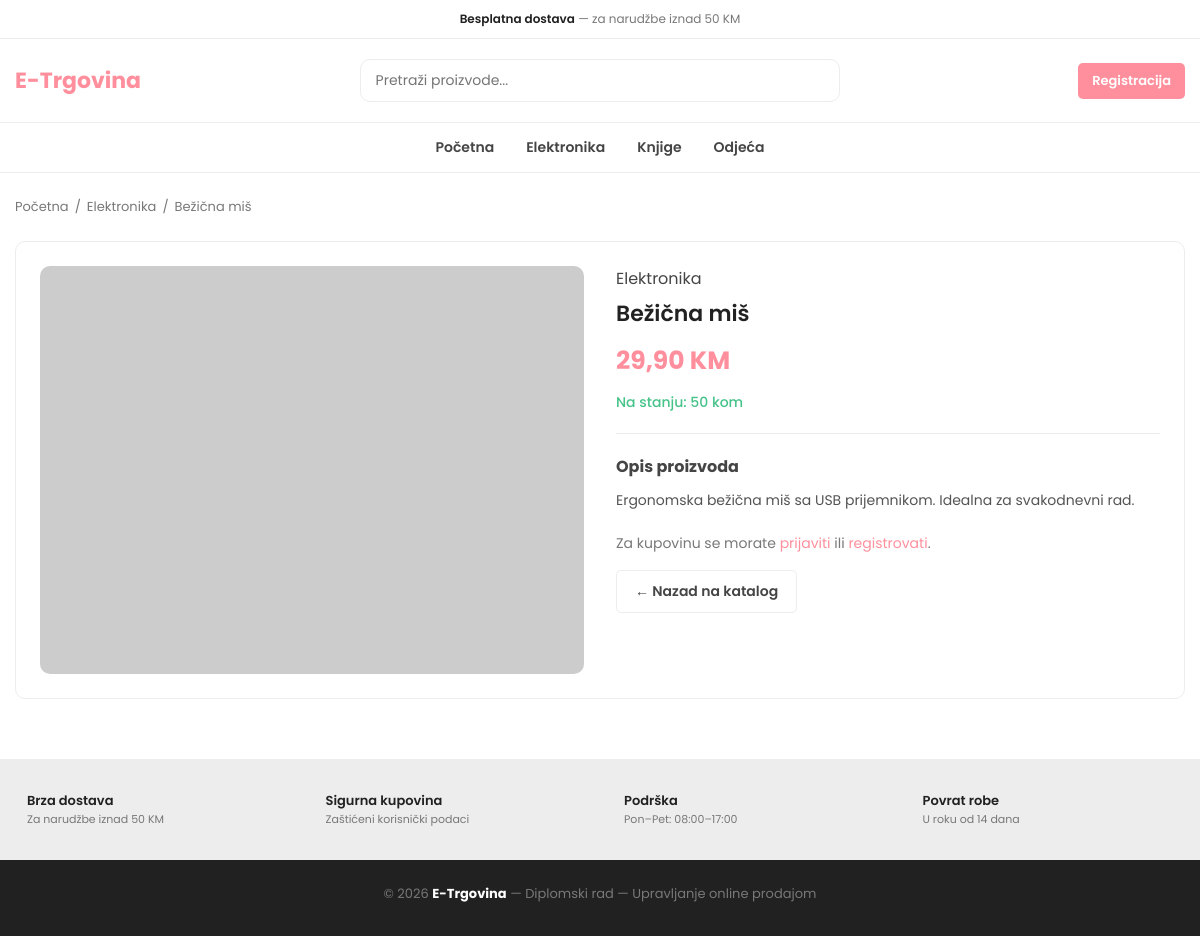
Screenshot of /product.php?id=1 with the database file from the repository.
### tables this page shows
CREATE TABLE IF NOT EXISTS categories (
    id INT AUTO_INCREMENT PRIMARY KEY,
    name VARCHAR(100) NOT NULL UNIQUE,
    description TEXT,
    created_at TIMESTAMP DEFAULT CURRENT_TIMESTAMP
);

CREATE TABLE IF NOT EXISTS products (
    id INT AUTO_INCREMENT PRIMARY KEY,
    category_id INT NOT NULL,
    name VARCHAR(150) NOT NULL,
    description TEXT,
    price DECIMAL(10, 2) NOT NULL,
    stock INT NOT NULL DEFAULT 0,
    image VARCHAR(255) DEFAULT NULL,
    created_at TIMESTAMP DEFAULT CURRENT_TIMESTAMP,
    CONSTRAINT fk_products_category
        FOREIGN KEY (category_id) REFERENCES categories(id)
        ON DELETE RESTRICT ON UPDATE CASCADE
);

### includes/functions.php (called while the page is built, shortened)
<?php
function e(string $value): string
{
    return htmlspecialchars($value, ENT_QUOTES, 'UTF-8');
}
function formatPrice(float $price): string
{
    return number_format($price, 2, ',', '.') . ' KM';
}

### includes/auth.php (called while the page is built, shortened)
<?php
function isLoggedIn(): bool
{
    return isset($_SESSION['user_id']);
}

### includes/init.php (called while the page is built, shortened)
<?php
require_once __DIR__ . '/functions.php';
require_once __DIR__ . '/auth.php';
function getDB(): PDO
{
    static $pdo = null;
    if ($pdo === null) {
        $dsn = 'mysql:host=' . DB_HOST . ';dbname=' . DB_NAME . ';charset=' . DB_CHARSET;
        $options = [
            PDO::ATTR_ERRMODE            => PDO::ERRMODE_EXCEPTION,
            PDO::ATTR_DEFAULT_FETCH_MODE => PDO::FETCH_ASSOC,
            PDO::ATTR_EMULATE_PREPARES   => false,
        ];
        $pdo = new PDO($dsn, DB_USER, DB_PASS, $options);
    }
    return $pdo;
}

### product.php (the view, shortened to what this page needs)
<?php
require_once __DIR__ . '/includes/init.php';
$id = isset($_GET['id']) ? (int) $_GET['id'] : 0;
$stmt = getDB()->prepare(
    'SELECT p.*, c.name AS category_name, c.id AS cat_id
     FROM products p
     JOIN categories c ON p.category_id = c.id
     WHERE p.id = ?'
);
$stmt->execute([$id]);
$product = $stmt->fetch();
require_once __DIR__ . '/includes/header.php';
?>
<div class="product-detail-page">
    <div class="container">
        <nav class="breadcrumb">
            <a href="<?= BASE_URL ?>/index.php">Početna</a>
            <span>/</span>
            <a href="<?= BASE_URL ?>/index.php?category=<?= $product['cat_id'] ?>"><?= e($product['category_name']) ?></a>
            <span>/</span>
            <span><?= e($product['name']) ?></span>
        </nav>
        <div class="product-detail">
            <div class="product-detail-image">
                <?php if (!empty($product['image'])): ?>
                    <img src="<?= e($product['image']) ?>" alt="<?= e($product['name']) ?>" class="detail-img">
                <?php else: ?>
                    <div class="product-img-placeholder large">Nema slike</div>
                <?php endif; ?>
            </div>
            <div class="product-detail-info">
                <a href="<?= BASE_URL ?>/index.php?category=<?= $product['cat_id'] ?>"
                   class="showcase-category"><?= e($product['category_name']) ?></a>
                <h1 class="product-detail-title"><?= e($product['name']) ?></h1>
                <p class="product-price-large"><?= formatPrice((float) $product['price']) ?></p>
                <p class="stock-info">
                    <?php if ((int) $product['stock'] > 0): ?>
                        <span class="stock-ok">Na stanju: <?= (int) $product['stock'] ?> kom</span>
                    <?php else: ?>
                        <span class="stock-no">Trenutno nije dostupan</span>
                    <?php endif; ?>
                </p>
                <div class="product-description">
                    <h2>Opis proizvoda</h2>
                    <p><?= nl2br(e($product['description'] ?? 'Nema opisa.')) ?></p>
                </div>
                <?php if ((int) $product['stock'] > 0): ?>
                    <?php if (isLoggedIn() && !isAdmin()): ?>
                        <form action="<?= BASE_URL ?>/cart/add.php" method="post" class="add-to-cart-form">
                            <input type="hidden" name="product_id" value="<?= $product['id'] ?>">
                            <div class="form-group inline">
                                <label for="quantity">Količina</label>
                                <input type="number" id="quantity" name="quantity" value="1"
                                       min="1" max="<?= (int) $product['stock'] ?>">
                            </div>
                            <button type="submit" class="add-cart-btn">
                                <ion-icon name="bag-add-outline"></ion-icon>
                                Dodaj u korpu
                            </button>
                        </form>
                    <?php elseif (!isLoggedIn()): ?>
                        <p class="info-text">Za kupovinu se morate <a href="<?= BASE_URL ?>/auth/login.php">prijaviti</a> ili <a href="<?= BASE_URL ?>/auth/register.php">registrovati</a>.</p>
                    <?php endif; ?>
                <?php endif; ?>
                <a href="<?= BASE_URL ?>/index.php" class="btn btn-outline">← Nazad na katalog</a>
            </div>
        </div>
    </div>
</div>
<?php require_once __DIR__ . '/includes/footer.php'; ?>

### includes/header.php (shortened to what this page needs)
<?php
$bodyClass = $bodyClass ?? '';
$cartCount = isLoggedIn() && !isAdmin() ? getCartCount(currentUserId()) : 0;
$searchQuery = trim($_GET['search'] ?? '');
$navCategories = getDB()->query(
    'SELECT c.id, c.name, COUNT(p.id) AS product_count
     FROM categories c
     LEFT JOIN products p ON c.id = p.category_id
     GROUP BY c.id
     ORDER BY c.name'
)->fetchAll();
$activeCategoryId = isset($_GET['category']) ? (int) $_GET['category'] : 0;
?>
<!DOCTYPE html>
<html lang="bs">
<head>
    <link rel="stylesheet" href="<?= BASE_URL ?>/assets/css/style.css">
</head>
<body class="<?= e($bodyClass) ?>">
<header>
    <div class="header-top">
        <div class="container">
            <p class="header-alert-news">
                <b>Besplatna dostava</b> — za narudžbe iznad 50 KM
            </p>
        </div>
    </div>
    <div class="header-main">
        <div class="container">
            <a href="<?= BASE_URL ?>/index.php" class="header-logo">
                <span class="logo-text">E-Trgovina</span>
            </a>
            <form method="get" action="<?= BASE_URL ?>/index.php" class="header-search-container">
                <input type="search" name="search" class="search-field"
                       placeholder="Pretraži proizvode..."
                       value="<?= e($searchQuery) ?>">
                <button type="submit" class="search-btn" aria-label="Pretraži">
                </button>
            </form>
            <div class="header-user-actions">
                <?php if (isLoggedIn()): ?>
                    <a href="<?= isAdmin() ? BASE_URL . '/admin/index.php' : BASE_URL . '/orders/history.php' ?>"
                       class="action-btn" title="<?= isAdmin() ? 'Admin panel' : 'Narudžbe' ?>">
                        <ion-icon name="person-outline"></ion-icon>
                    </a>
                    <?php if (!isAdmin()): ?>
                        <a href="<?= BASE_URL ?>/cart/index.php" class="action-btn" title="Korpa">
                            <ion-icon name="bag-handle-outline"></ion-icon>
                            <?php if ($cartCount > 0): ?>
                                <span class="count"><?= $cartCount ?></span>
                            <?php endif; ?>
                        </a>
                    <?php endif; ?>
                    <a href="<?= BASE_URL ?>/auth/logout.php" class="action-btn" title="Odjava">
                        <ion-icon name="log-out-outline"></ion-icon>
                    </a>
                <?php else: ?>
                    <a href="<?= BASE_URL ?>/auth/login.php" class="action-btn" title="Prijava">
                    </a>
                    <a href="<?= BASE_URL ?>/auth/register.php" class="btn-header-register">Registracija</a>
                <?php endif; ?>
            </div>
        </div>
    </div>
    <nav class="desktop-navigation-menu">
        <div class="container">
            <ul class="desktop-menu-category-list">
                <li class="menu-category">
                    <a href="<?= BASE_URL ?>/index.php" class="menu-title">Početna</a>
                </li>
                <?php foreach ($navCategories as $cat): ?>
                    <li class="menu-category">
                        <a href="<?= BASE_URL ?>/index.php?category=<?= $cat['id'] ?>"
                           class="menu-title <?= $activeCategoryId === (int) $cat['id'] ? 'active' : '' ?>">
                            <?= e($cat['name']) ?>
                        </a>
                    </li>
                <?php endforeach; ?>
            </ul>
        </div>
    </nav>
</header>
<main class="main-wrapper">

### rows the page displays
categories: name "Elektronika"
categories: name "Knjige"
categories: name "Odjeća"
products: category.name "Elektronika", name "Bežična miš", price "29,90 KM", stock "50", description "Ergonomska bežična miš sa USB prijemnikom. Idealna za svakodnevni rad."
